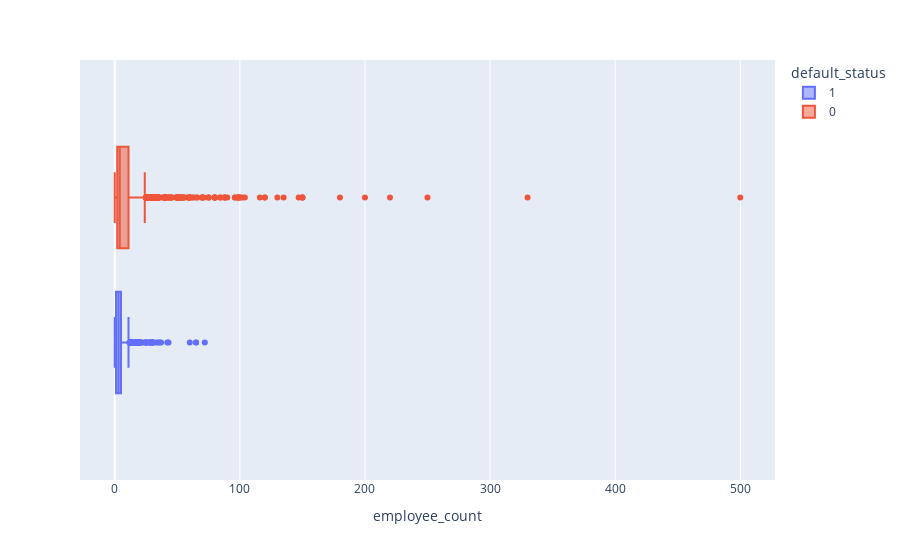

Write notebook code for a chart like this one.
### Markdown cell above
From the plot above, it could be observed that in general, companies tend to default on loans with shorter terms. The median loan term for default is 57 whereas the median loan term for non-default is 84.

### Code cell
px.box(train, x = 'employee_count', color = 'default_status')

### Figure 1 — Plotly figure (JSON) as saved in the notebook; plotly's stock layout.template omitted (floating-point values rounded to 4 significant figures; data arrays with more than 128 entries replaced by an {"elided": "..."} marker saying what was removed)
{"data": [{"alignmentgroup": "True", "hovertemplate": "default_status=1<br>employee_count=%{x}<extra></extra>", "legendgroup": "1", "marker": {"color": "#636efa"}, "name": "1", "notched": false, "offsetgroup": "1", "orientation": "h", "showlegend": true, "type": "box", "x": {"elided": "773 int values"}, "x0": " ", "xaxis": "x", "y0": " ", "yaxis": "y"}, {"alignmentgroup": "True", "hovertemplate": "default_status=0<br>employee_count=%{x}<extra></extra>", "legendgroup": "0", "marker": {"color": "#EF553B"}, "name": "0", "notched": false, "offsetgroup": "0", "orientation": "h", "showlegend": true, "type": "box", "x": {"elided": "1628 int values"}, "x0": " ", "xaxis": "x", "y0": " ", "yaxis": "y"}], "layout": {"boxmode": "group", "legend": {"title": {"text": "default_status"}, "tracegroupgap": 0}, "margin": {"t": 60}, "xaxis": {"anchor": "y", "domain": [0, 1], "title": {"text": "employee_count"}}, "yaxis": {"anchor": "x", "domain": [0, 1]}}}
